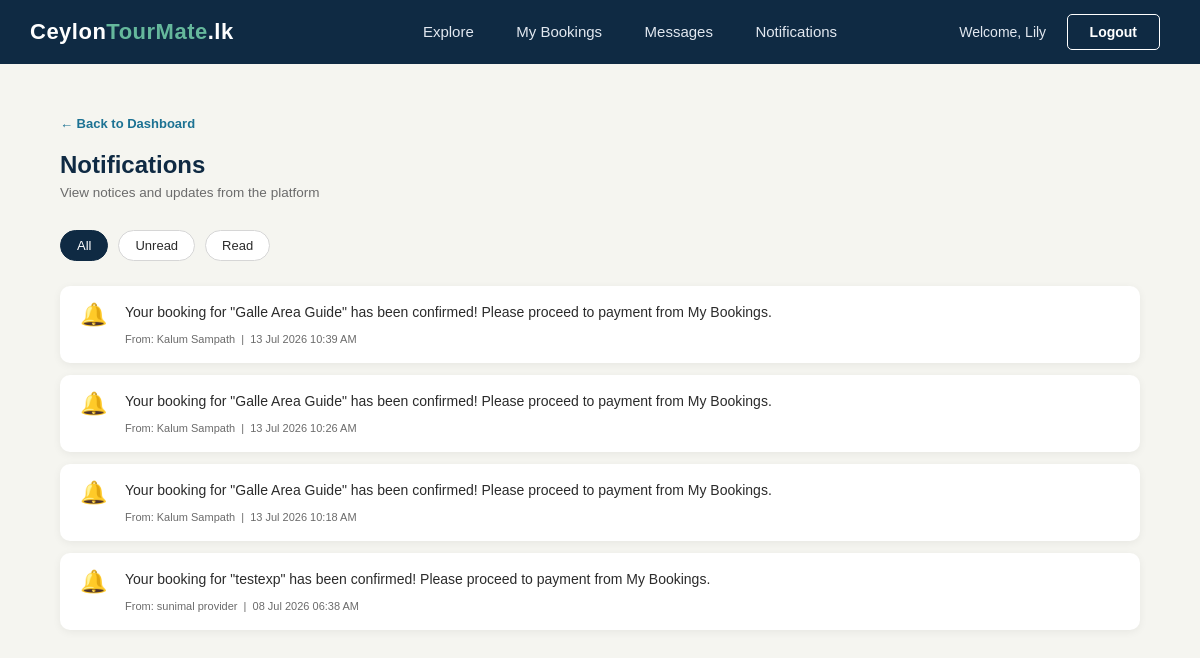
/touristnotifications.php (signed in), run on the app's committed database.
### tables this page shows
CREATE TABLE `notifications` (
  `id` int(11) NOT NULL,
  `sender_id` int(11) DEFAULT NULL,
  `receiver_id` int(11) DEFAULT NULL,
  `message` text DEFAULT NULL,
  `is_read` tinyint(4) DEFAULT 0,
  `created_at` timestamp NOT NULL DEFAULT current_timestamp()
);

CREATE TABLE `users` (
  `id` int(11) NOT NULL,
  `firstname` varchar(50) DEFAULT NULL,
  `lastname` varchar(50) DEFAULT NULL,
  `username` varchar(50) DEFAULT NULL,
  `email` varchar(100) DEFAULT NULL,
  `password` varchar(255) DEFAULT NULL,
  `phone` varchar(15) DEFAULT NULL,
  `profile_pic` varchar(255) DEFAULT 'default.png',
  `role` enum('tourist','tour_guide','shop_owner','hotel_owner','experience_provider','admin') DEFAULT NULL,
  `is_suspended` tinyint(4) DEFAULT 0,
  `is_approved` tinyint(4) DEFAULT 0,
  `security_question` varchar(255) DEFAULT NULL,
  `security_answer` varchar(255) DEFAULT NULL,
  `created_at` timestamp NOT NULL DEFAULT current_timestamp()
);

### Classes/Notification.php (called while the page is built, shortened)
<?php
class Notification {
    public static function getNotifications($receiverId, $filter = null) {
        $conn = DBconnection::getInstance()->getConnection();
        if ($filter == "unread") {
            $sql = "SELECT n.*, u.firstname, u.lastname, u.profile_pic
                    FROM notifications n
                    JOIN users u ON n.sender_id = u.id
                    WHERE n.receiver_id = ? AND n.is_read = 0
                    ORDER BY n.id DESC";
        } elseif ($filter == "read") {
            $sql = "SELECT n.*, u.firstname, u.lastname, u.profile_pic
                    FROM notifications n
                    JOIN users u ON n.sender_id = u.id
                    WHERE n.receiver_id = ? AND n.is_read = 1
                    ORDER BY n.id DESC";
        } else {
            $sql = "SELECT n.*, u.firstname, u.lastname, u.profile_pic
                    FROM notifications n
                    JOIN users u ON n.sender_id = u.id
                    WHERE n.receiver_id = ?
                    ORDER BY n.id DESC";
        }
        $stmt = $conn->prepare($sql);
        $stmt->bind_param("i", $receiverId);
        $stmt->execute();
        $result = $stmt->get_result();
        $notifications = [];
        while ($row = $result->fetch_assoc()) {
            $notifications[] = $row;
        }
        return $notifications;
    }
}
?>

### touristnotifications.php (the view, shortened to what this page needs)
<?php
require_once 'Classes/Notification.php';
$userId = $_SESSION['user_id'];
$filter = isset($_GET['filter']) ? $_GET['filter'] : null;
$notifications = Notification::getNotifications($userId, $filter);
?>
<!DOCTYPE html>
<html lang="en">
<head>
    <link rel="stylesheet" type="text/css" href="style.css">
</head>
<body>
<div class="navbar">
    <table>
        <tr>
            <td class="logo-cell">
                <a href="index.php"><span class="logo-text">Ceylon<span>TourMate</span>.lk</span></a>
            </td>
            <td class="nav-links-cell">
                <a href="explore.php" class="nav-link">Explore</a>
                <a href="mybookings.php" class="nav-link">My Bookings</a>
                <a href="touristmessages.php" class="nav-link">Messages</a>
                <a href="touristnotifications.php" class="nav-link">Notifications</a>
            </td>
            <td class="nav-buttons-cell">
                <span class="admin-welcome">Welcome, <?php echo htmlspecialchars($_SESSION['firstname']); ?></span>
                <a href="logout.php"><button class="btn btn-login">Logout</button></a>
            </td>
        </tr>
    </table>
</div>
<div class="admin-section">
    <a href="touristdashboard.php" class="back-link">&larr; Back to Dashboard</a>
    <h2 class="admin-page-title">Notifications</h2>
    <p class="admin-page-subtitle">View notices and updates from the platform</p>
    <div class="filter-bar">
        <a href="touristnotifications.php" class="filter-btn <?php echo !isset($_GET['filter']) ? 'active' : ''; ?>">All</a>
        <a href="touristnotifications.php?filter=unread" class="filter-btn <?php echo (isset($_GET['filter']) && $_GET['filter']=='unread') ? 'active' : ''; ?>">Unread</a>
        <a href="touristnotifications.php?filter=read" class="filter-btn <?php echo (isset($_GET['filter']) && $_GET['filter']=='read') ? 'active' : ''; ?>">Read</a>
    </div>
    <div class="notifications-list">
        <?php if(empty($notifications)) { ?>
    <div class="notification-item">
        <div class="notif-icon">&#128276;</div>
        <div class="notif-content">
            <p class="notif-message">No notifications yet.</p>
        </div>
    </div>
<?php } else { ?>
    <?php foreach($notifications as $notif) { ?>
    <div class="notification-item <?php echo $notif['is_read'] == 0 ? 'notif-unread' : ''; ?>">
        <div class="notif-icon">&#128276;</div>
        <div class="notif-content">
            <p class="notif-message"><?php echo $notif['message']; ?></p>
            <span class="notif-meta">
                From: <?php echo $notif['firstname'] . ' ' . $notif['lastname']; ?>
                &nbsp;|&nbsp;
                <?php echo date('d M Y h:i A', strtotime($notif['created_at'])); ?>
            </span>
        </div>
    </div>
    <?php } ?>
<?php } ?>
    </div>
</div>
</body>
</html>

### style.css (style rules this page uses)
* { margin: 0; padding: 0; box-sizing: border-box; }
body { font-family: Arial, Helvetica, sans-serif; background-color: #f5f5f0; color: #2b2b2b; }
a { text-decoration: none; color: inherit; }
.navbar { background-color: #0f2a43; width: 100%; }
.navbar table { width: 100%; border-collapse: collapse; }
.navbar td { padding: 14px 30px; vertical-align: middle; }
.logo-cell { width: 30%; }
.logo-text { color: #ffffff; font-size: 22px; font-weight: bold; letter-spacing: 0.5px; }
.logo-text span { color: #65b89c; }
.nav-links-cell { width: 45%; text-align: center; }
.nav-links-cell a { color: #e2e8f0; font-size: 15px; margin: 0 15px; padding: 6px 4px; }
.nav-buttons-cell { width: 30%; text-align: right; }
.btn { display: inline-block; padding: 9px 22px; border-radius: 5px; font-size: 14px; font-weight: bold; cursor: pointer; border: none; }
.btn-login { background-color: transparent; color: #ffffff; border: 1px solid #ffffff; margin-right: 10px; }
.admin-welcome { color: #e2e8f0; font-size: 14px; margin-right: 16px; }
.admin-section { padding: 50px 60px; max-width: 1300px; margin: 0 auto; }
.admin-page-title { font-size: 24px; color: #0f2a43; margin-bottom: 6px; }
.admin-page-subtitle { font-size: 13.5px; color: #6b6b6b; margin-bottom: 30px; }
.back-link { display: inline-block; font-size: 13px; color: #1c7293; font-weight: bold; margin-bottom: 20px; }
.filter-bar { display: flex; flex-wrap: wrap; gap: 10px; margin-bottom: 25px; }
.filter-btn { padding: 7px 16px; border-radius: 20px; font-size: 13px; border: 1px solid #d6d6d6; background-color: #ffffff; color: #2b2b2b; }
.filter-btn.active { background-color: #0f2a43; color: #ffffff; border-color: #0f2a43; }
.notifications-list { display: flex; flex-direction: column; gap: 12px; }
.notification-item { background-color: #ffffff; border-radius: 10px; padding: 16px 20px; box-shadow: 0 2px 8px rgba(0,0,0,0.06); display: flex; align-items: flex-start; gap: 15px; }
.notif-icon { font-size: 22px; min-width: 30px; }
.notif-content { flex: 1; }
.notif-message { font-size: 14px; color: #2b2b2b; margin-bottom: 6px; line-height: 1.5; }
.notif-meta { font-size: 11px; color: #6b6b6b; }

### data on the page
notifications: message "Your booking for \"Galle Area Guide\" has been confirmed! Please proceed to payment from My Bookings.", sender.firstname "Kalum", sender.lastname "Sampath", created_at "13 Jul 2026 10:39 AM"
notifications: message "Your booking for \"Galle Area Guide\" has been confirmed! Please proceed to payment from My Bookings.", sender.firstname "Kalum", sender.lastname "Sampath", created_at "13 Jul 2026 10:26 AM"
notifications: message "Your booking for \"Galle Area Guide\" has been confirmed! Please proceed to payment from My Bookings.", sender.firstname "Kalum", sender.lastname "Sampath", created_at "13 Jul 2026 10:18 AM"
notifications: message "Your booking for \"testexp\" has been confirmed! Please proceed to payment from My Bookings.", sender.firstname "sunimal", sender.lastname "provider", created_at "08 Jul 2026 06:38 AM"

### other printed values
$_SESSION['firstname'] "Lily"
